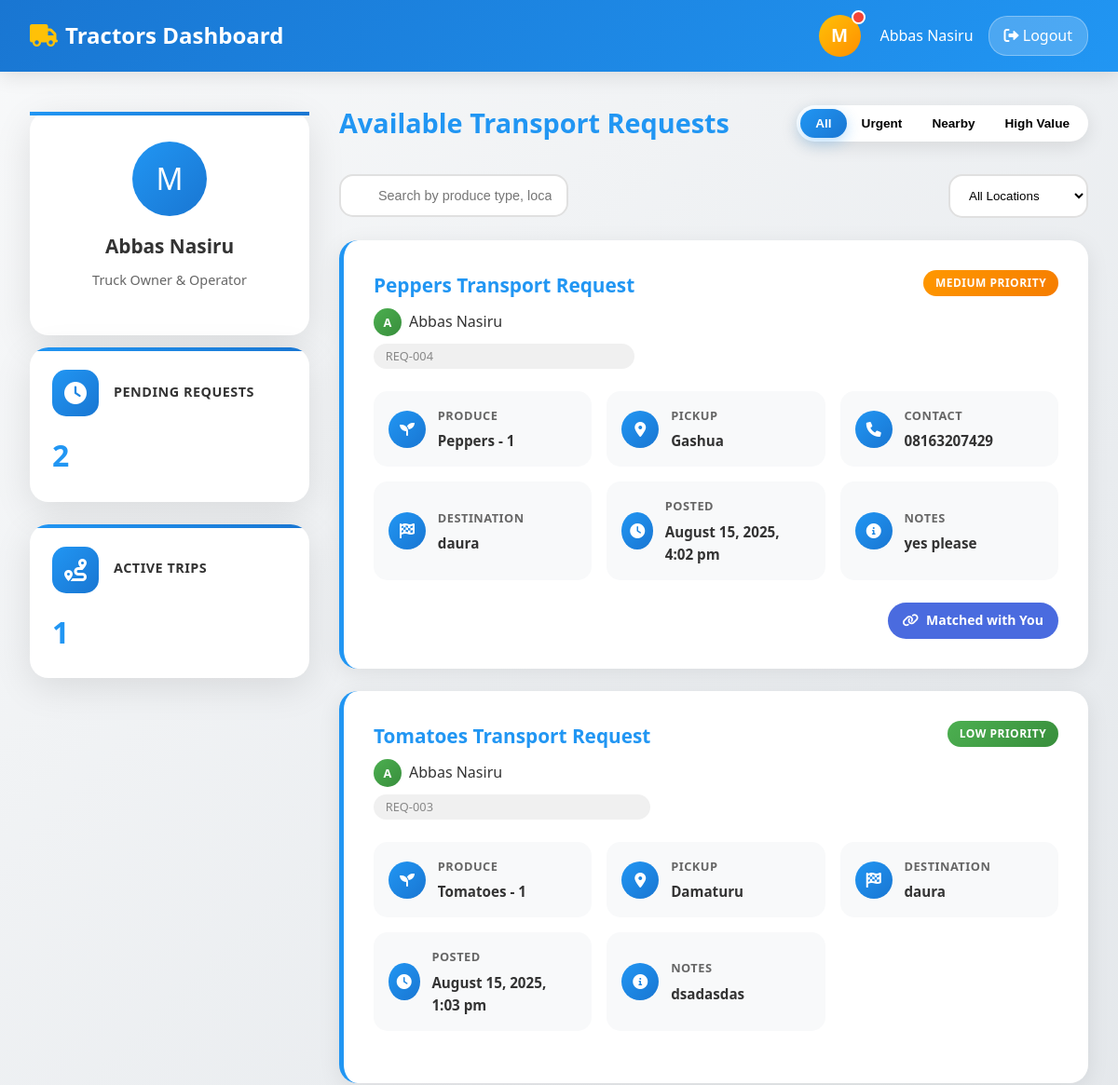
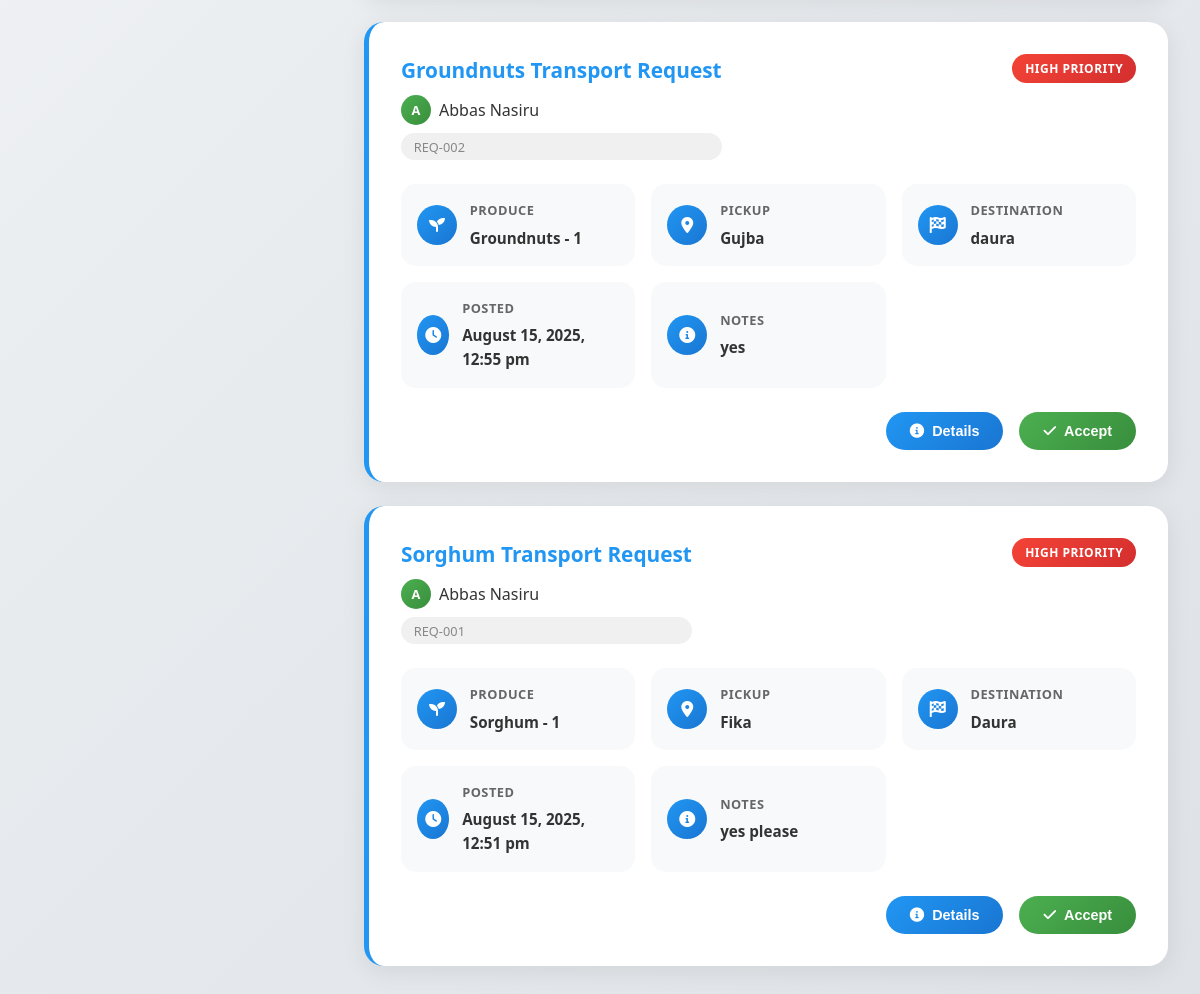
The app's page /tractorsdashboard.php (signed in) with its own data (2 pictures, top to bottom).
### tables this page shows
CREATE TABLE `users` (
  `id` int(11) NOT NULL,
  `name` varchar(100) NOT NULL,
  `phone` varchar(20) NOT NULL,
  `password` varchar(255) NOT NULL,
  `role` enum('farmer','truck_owner','admin') NOT NULL,
  `location` varchar(255) DEFAULT NULL,
  `created_at` datetime DEFAULT current_timestamp()
);

CREATE TABLE `transport_requests` (
  `id` int(11) NOT NULL,
  `farmer_id` int(11) NOT NULL,
  `produce_type` varchar(100) NOT NULL,
  `quantity` varchar(50) DEFAULT NULL,
  `pickup_location` varchar(255) NOT NULL,
  `destination` varchar(255) NOT NULL,
  `urgency_level` varchar(100) NOT NULL,
  `additional_information` varchar(255) NOT NULL,
  `status` enum('pending','matched','completed','cancelled') DEFAULT 'pending',
  `created_at` datetime DEFAULT current_timestamp()
);

### tractorsdashboard.php (the view, shortened to what this page needs)
<?php
include("connect.php");
$sql = "SELECT
            tr.id AS request_id,
            tr.produce_type,
            tr.quantity,
            tr.pickup_location,
            tr.destination,
            tr.urgency_level,
            tr.additional_information,
            tr.status,
            tr.created_at,
            u.id AS farmer_id,
            u.name AS farmer_name,
            u.phone AS phone_number
        FROM transport_requests tr
        JOIN users u ON tr.farmer_id = u.id
        ORDER BY tr.created_at DESC";
$stmt = $pdo->query($sql);
$requests = $stmt->fetchAll(PDO::FETCH_ASSOC);
$tracktorId = isset($_SESSION['tractor_id']) ? $_SESSION['tractor_id'] : null;
if ($tracktorId) {
    $sql2 = "SELECT * FROM users WHERE id=? LIMIT 1";
    $stmt = $pdo->prepare($sql2);
    $stmt->execute([$tracktorId]);
    $User = $stmt->fetch(PDO::FETCH_ASSOC);
}
$status_pending = "pending";
$sql3 = "SELECT COUNT(*) AS total_pending
         FROM transport_requests
         WHERE status = ?";
$stmt3 = $pdo->prepare($sql3);
$stmt3->execute([$status_pending]);
$row_pending = $stmt3->fetch(PDO::FETCH_ASSOC);
$status_matched = "matched";
$sql4 = "SELECT COUNT(*) AS total_matched
         FROM transport_requests
         WHERE status = ?";
$stmt4 = $pdo->prepare($sql4);
$stmt4->execute([$status_matched]);
$row_matched = $stmt4->fetch(PDO::FETCH_ASSOC);
?>
<!DOCTYPE html>
<html lang="en">
<head>
    <link href="https://cdnjs.cloudflare.com/ajax/libs/font-awesome/6.0.0/css/all.min.css" rel="stylesheet">
    <link rel="stylesheet" href="styles/tractordashboard.css">
</head>
<body>
    <header class="header">
        <div class="nav-container">
            <div class="logo">
                <i class="fas fa-truck"></i>
                Tractors Dashboard
            </div>
            <?php
                if (isset($tracktorId) && $tracktorId) {
                    ?>
                        <a href="tractorProfilepage.php" id="profile-link">
                            <div class="user-info">
                            <div class="user-avatar">
                                M
                                <div class="notification-dot"></div>
                            </div>
                            <span><?= $User['name']; ?></span>
                            <a href="logout2.php" class="logout-btn">
                                <i class="fas fa-sign-out-alt"></i> Logout
                            </a>
                        </div>
                        </a>
                    <?php
                }
            ?>
        </div>
    </header>
    <?php if (isset($tracktorId) && $tracktorId): ?>
        <div class="container">
            <div class="stats-sidebar">
                <div class="profile-card">
                    <div class="profile-avatar">M</div>
                    <div class="profile-name"><?= $User['name'] ?? "User"; ?></div>
                    <div class="profile-role">Truck Owner & Operator</div>
                </div>
                <div class="stats-card">
                    <div class="stat-header">
                        <div class="stat-icon">
                            <i class="fas fa-clock"></i>
                        </div>
                        <div class="stat-info">
                            <h3>Pending Requests</h3>
                        </div>
                    </div>
                    <div class="stat-value"><?= $row_pending['total_pending'] ?></div>
                </div>
                <div class="stats-card">
                    <div class="stat-header">
                        <div class="stat-icon">
                            <i class="fas fa-route"></i>
                        </div>
                        <div class="stat-info">
                            <h3>Active Trips</h3>
                        </div>
                    </div>
                    <div class="stat-value"><?= $row_matched['total_matched']; ?></div>
                </div>
            </div>
            <div class="requests-container">
                <div class="requests-header">
                    <h2>Available Transport Requests</h2>
                    <div class="filter-tabs">
                        <button class="filter-tab active" onclick="filterRequests('all')">All</button>
                        <button class="filter-tab" onclick="filterRequests('high')">Urgent</button>
                        <button class="filter-tab" onclick="filterRequests('nearby')">Nearby</button>
                        <button class="filter-tab" onclick="filterRequests('high-value')">High Value</button>
                    </div>
                </div>
                <div class="search-filter">
                    <div class="search-wrapper">
                        <input type="text" class="search-input" placeholder="Search by produce type, location, or farmer name...">
                    </div>
                    <select class="location-filter">
                        <option value="">All Locations</option>
                    </select>
                </div>
                <div id="requestsList">
                    <?php foreach ($requests as $request): ?>
                    <div class="request-card" data-status="<?= htmlspecialchars($request['urgency_level']) ?>" data-location="<?= htmlspecialchars($request['pickup_location']) ?>">
                        <div class="request-header">
                            <div>
                                <div class="request-title"><?= htmlspecialchars($request['produce_type']) ?> Transport Request</div>
                                <div class="farmer-info">
                                    <div class="farmer-avatar"><?= substr($request['farmer_name'], 0, 1) ?></div>
                                    <span><?= htmlspecialchars($request['farmer_name']) ?></span>
                                </div>
                                <div class="request-id">REQ-<?= str_pad($request['request_id'], 3, '0', STR_PAD_LEFT) ?></div>
                            </div>
                            <div class="urgency-badge urgency-<?= strtolower($request['urgency_level']) ?>">
                                <?= ucfirst($request['urgency_level']) ?> Priority
                            </div>
                        </div>
                        <div class="request-details">
                            <div class="detail-item">
                                <div class="detail-icon"><i class="fas fa-seedling"></i></div>
                                <div class="detail-content">
                                    <h4>Produce</h4>
                                    <p><?= htmlspecialchars($request['produce_type']) ?> - <?= htmlspecialchars($request['quantity']) ?></p>
                                </div>
                            </div>
                            <div class="detail-item">
                                <div class="detail-icon"><i class="fas fa-map-marker-alt"></i></div>
                                <div class="detail-content">
                                    <h4>Pickup</h4>
                                    <p><?= htmlspecialchars($request['pickup_location']) ?></p>
                                </div>
                            </div>
                            <?php if($request['status'] === "matched"): ?>
                                <div class="detail-item">
                                    <div class="detail-icon"><i class="fas fa-phone"></i></div>
                                    <div class="detail-content">
                                        <h4>Contact</h4>
                                        <p><?= htmlspecialchars($request['phone_number']) ?></p>
                                    </div>
                                </div>
                            <?php endif; ?>
                            <div class="detail-item">
                                <div class="detail-icon"><i class="fas fa-flag-checkered"></i></div>
                                <div class="detail-content">
                                    <h4>Destination</h4>
                                    <p><?= htmlspecialchars($request['destination']) ?></p>
                                </div>
                            </div>
                            <div class="detail-item">
                                <div class="detail-icon"><i class="fas fa-clock"></i></div>
                                <div class="detail-content">
                                    <h4>Posted</h4>
                                    <p><?= date("F j, Y, g:i a", strtotime($request['created_at'])) ?></p>
                                </div>
                            </div>
                            <div class="detail-item">
                                <div class="detail-icon"><i class="fas fa-info-circle"></i></div>
                                <div class="detail-content">
                                    <h4>Notes</h4>
                                    <p><?= htmlspecialchars($request['additional_information']) ?></p>
                                </div>
                            </div>
                        </div>
                        <div class="request-actions">
                            <?php if ($request['status'] == 'pending'): ?>
                                <button class="action-btn btn-details" onclick="showModal('Request Details')">
                                    <i class="fas fa-info-circle"></i> Details
                                </button>
                                <button class="action-btn btn-accept" onclick="acceptRequest(
                                    <?= $request['request_id']; ?>,
                                    '<?= htmlspecialchars($request['produce_type'], ENT_QUOTES); ?>',
                                    '<?= htmlspecialchars($request['quantity'], ENT_QUOTES); ?>',
                                    '<?= htmlspecialchars($request['pickup_location'], ENT_QUOTES); ?>',
                                    '<?= htmlspecialchars($request['destination'], ENT_QUOTES); ?>',
                                    '<?= htmlspecialchars($request['urgency_level'], ENT_QUOTES); ?>',
                                    '<?= htmlspecialchars($request['farmer_name'], ENT_QUOTES); ?>',
                                    '<?= htmlspecialchars($request['farmer_id'], ENT_QUOTES); ?>'
                                )">
                                    <i class="fas fa-check"></i> Accept
                                </button>
                            <?php elseif ($request['status'] == 'matched'): ?>
                                <div class="status-badge matched">
                                    <i class="fas fa-link"></i> Matched with You
                                </div>
                            <?php endif; ?>
                        </div>
                    </div>
                    <?php endforeach; ?>
                </div>
            </div>
        </div>
    <?php endif; ?>
</body>
</html>

### records on screen
users: name "Abbas Nasiru"
transport_requests: produce_type "Peppers", farmer.name "A", farmer.name "Abbas Nasiru", id "004", urgency_level "MEDIUM", quantity "1", pickup_location "Gashua", farmer.phone "08163207429", destination "daura", created_at "August 15, 2025, 4:02 pm", additional_information "yes please", status "matched" (drawn)
transport_requests: produce_type "Tomatoes", farmer.name "A", farmer.name "Abbas Nasiru", id "003", urgency_level "LOW", quantity "1", pickup_location "Damaturu", destination "daura", created_at "August 15, 2025, 1:03 pm", additional_information "dsadasdas"
transport_requests: produce_type "Groundnuts", farmer.name "A", farmer.name "Abbas Nasiru", id "002", urgency_level "HIGH", quantity "1", pickup_location "Gujba", destination "daura", created_at "August 15, 2025, 12:55 pm", additional_information "yes"
transport_requests: produce_type "Sorghum", farmer.name "A", farmer.name "Abbas Nasiru", id "001", urgency_level "HIGH", quantity "1", pickup_location "Fika", destination "Daura", created_at "August 15, 2025, 12:51 pm", additional_information "yes please"

### other values on screen
$row_pending['total_pending'] "2"
$row_matched['total_matched'] "1"
